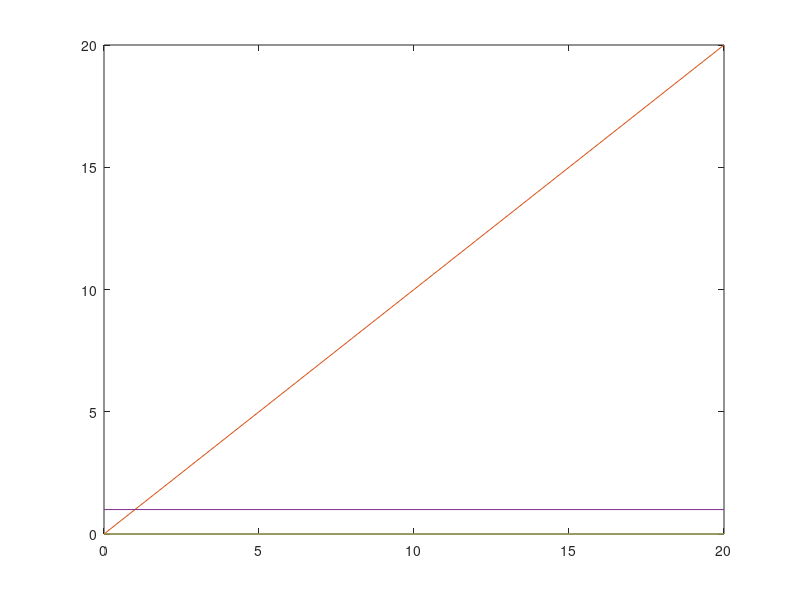

Reproduce this figure in MATLAB.
#!/usr/bin/octave -q

x0 = [0;0;0;1];

function sis=ec_dif(x,t)
 u = x(1);
 v = x(2);
 p = x(3);
 q = x(4);

 sis(1) = p;
 sis(2) = q;
 sis(3) = ((-2*v*p*q)/(1+v^2+u^2));
 sis(4) = ((-2*u*p*q)/(1+v^2+u^2));

endfunction;

t = (0:2:20);


x = lsode("ec_dif",x0,t);
plot(t,x)
